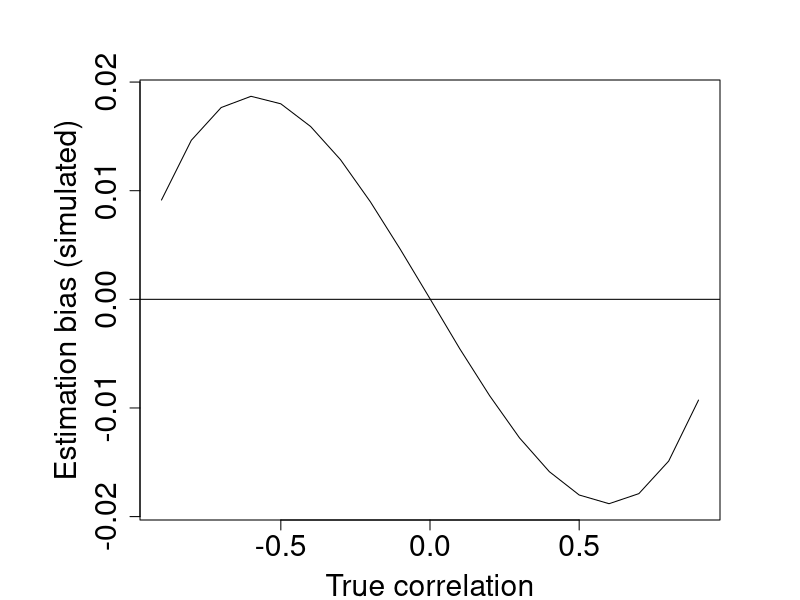

Here is the R script that generated this plot:
r2norm<- function(n=n,muX=muX,muY=muY,sX=sX,sY=sY,rho=rho,seed=SIMULATIONSEED) {
  x<- rnorm(n,muX,sX)
  z<-rnorm(n,muY,sY*sqrt(1-rho^2))
  y<- sY/sX*rho*(x-muX)+z 
  data.frame(x=x,y=y)
}






rho= -0.708
muX=0
muY=-1
sX=0.6
sY=1.9
vec.rho=(-9:9)/10
n=730
M=960
SIMULATIONSEED=41898
vec.means=rep(0,length(vec.rho))
for(j in 1:length(vec.rho)){
  stat.spear=rep(0,M)
  set.seed(SIMULATIONSEED)
  for(i in 1:M){
    data=r2norm(n, muX=muX, muY=muY, sX=sY, sY=sY, rho=vec.rho[j])
    stat.spear[i]=cor(data$x,data$y,method="spearman")
  }
  vec.means[j]=mean(stat.spear)
}
vec.bias=(vec.means-vec.rho)
par(mar=c(4,7,4,4))
plot(vec.rho,vec.bias,xlab="True correlation",type="l",ylab="Estimation bias (simulated)", cex.lab = 1.8, cex.axis = 1.8)
abline(h=0)

